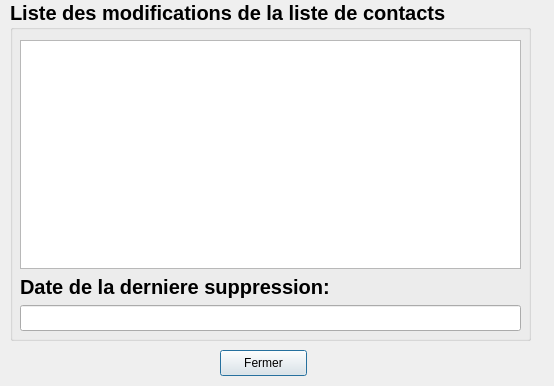
<?xml version="1.0" encoding="UTF-8"?>
<ui version="4.0">
 <class>ListModifsDialog</class>
 <widget class="QDialog" name="ListModifsDialog">
  <property name="windowModality">
   <enum>Qt::WindowModal</enum>
  </property>
  <property name="geometry">
   <rect>
    <x>0</x>
    <y>0</y>
    <width>554</width>
    <height>386</height>
   </rect>
  </property>
  <property name="windowTitle">
   <string>Liste des modifications des contacts</string>
  </property>
  <widget class="QGroupBox" name="groupBox">
   <property name="geometry">
    <rect>
     <x>10</x>
     <y>0</y>
     <width>521</width>
     <height>341</height>
    </rect>
   </property>
   <property name="font">
    <font>
     <pointsize>15</pointsize>
     <bold>true</bold>
    </font>
   </property>
   <property name="title">
    <string>Liste des modifications de la liste de contacts</string>
   </property>
   <widget class="QWidget" name="verticalLayoutWidget">
    <property name="geometry">
     <rect>
      <x>10</x>
      <y>40</y>
      <width>501</width>
      <height>291</height>
     </rect>
    </property>
    <layout class="QVBoxLayout" name="verticalLayout">
     <item>
      <widget class="QTextBrowser" name="listeModifs">
       <property name="font">
        <font>
         <pointsize>11</pointsize>
         <bold>false</bold>
        </font>
       </property>
      </widget>
     </item>
     <item>
      <widget class="QLabel" name="label">
       <property name="text">
        <string>Date de la derniere suppression:</string>
       </property>
      </widget>
     </item>
     <item>
      <widget class="QLineEdit" name="lineLastDate">
       <property name="font">
        <font>
         <pointsize>11</pointsize>
         <bold>false</bold>
        </font>
       </property>
       <property name="readOnly">
        <bool>true</bool>
       </property>
      </widget>
     </item>
    </layout>
   </widget>
  </widget>
  <widget class="QPushButton" name="ButFermer">
   <property name="geometry">
    <rect>
     <x>220</x>
     <y>350</y>
     <width>87</width>
     <height>26</height>
    </rect>
   </property>
   <property name="cursor">
    <cursorShape>PointingHandCursor</cursorShape>
   </property>
   <property name="text">
    <string>Fermer</string>
   </property>
  </widget>
 </widget>
 <resources/>
 <connections/>
</ui>
